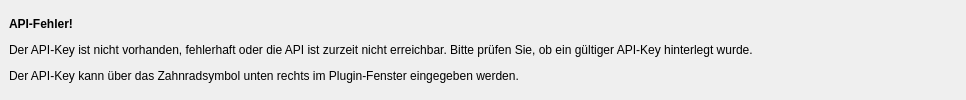
<?xml version="1.0" encoding="UTF-8"?>
<ui version="4.0">
 <class>Form</class>
 <widget class="QWidget" name="Form">
  <property name="enabled">
   <bool>true</bool>
  </property>
  <property name="geometry">
   <rect>
    <x>0</x>
    <y>0</y>
    <width>966</width>
    <height>100</height>
   </rect>
  </property>
  <property name="sizePolicy">
   <sizepolicy hsizetype="Expanding" vsizetype="Expanding">
    <horstretch>0</horstretch>
    <verstretch>0</verstretch>
   </sizepolicy>
  </property>
  <property name="minimumSize">
   <size>
    <width>300</width>
    <height>100</height>
   </size>
  </property>
  <property name="maximumSize">
   <size>
    <width>16777215</width>
    <height>500</height>
   </size>
  </property>
  <property name="windowTitle">
   <string>Form</string>
  </property>
  <property name="autoFillBackground">
   <bool>true</bool>
  </property>
  <property name="styleSheet">
   <string notr="true"/>
  </property>
  <layout class="QVBoxLayout" name="verticalLayout">
   <property name="spacing">
    <number>0</number>
   </property>
   <property name="leftMargin">
    <number>9</number>
   </property>
   <property name="topMargin">
    <number>3</number>
   </property>
   <property name="rightMargin">
    <number>9</number>
   </property>
   <property name="bottomMargin">
    <number>3</number>
   </property>
   <item>
    <widget class="QLabel" name="label">
     <property name="text">
      <string>&lt;html&gt;&lt;head/&gt;&lt;body&gt;&lt;p&gt;&lt;span style=&quot; font-weight:600;&quot;&gt;API-Fehler!&lt;/span&gt;&lt;/p&gt;&lt;p&gt;Der API-Key ist nicht vorhanden, fehlerhaft oder die API ist zurzeit nicht erreichbar. Bitte prüfen Sie, ob ein gültiger API-Key hinterlegt wurde. &lt;/p&gt;&lt;p&gt;Der API-Key kann über das Zahnradsymbol unten rechts im Plugin-Fenster eingegeben werden. &lt;/p&gt;&lt;/body&gt;&lt;/html&gt;</string>
     </property>
    </widget>
   </item>
  </layout>
 </widget>
 <resources/>
 <connections/>
</ui>
